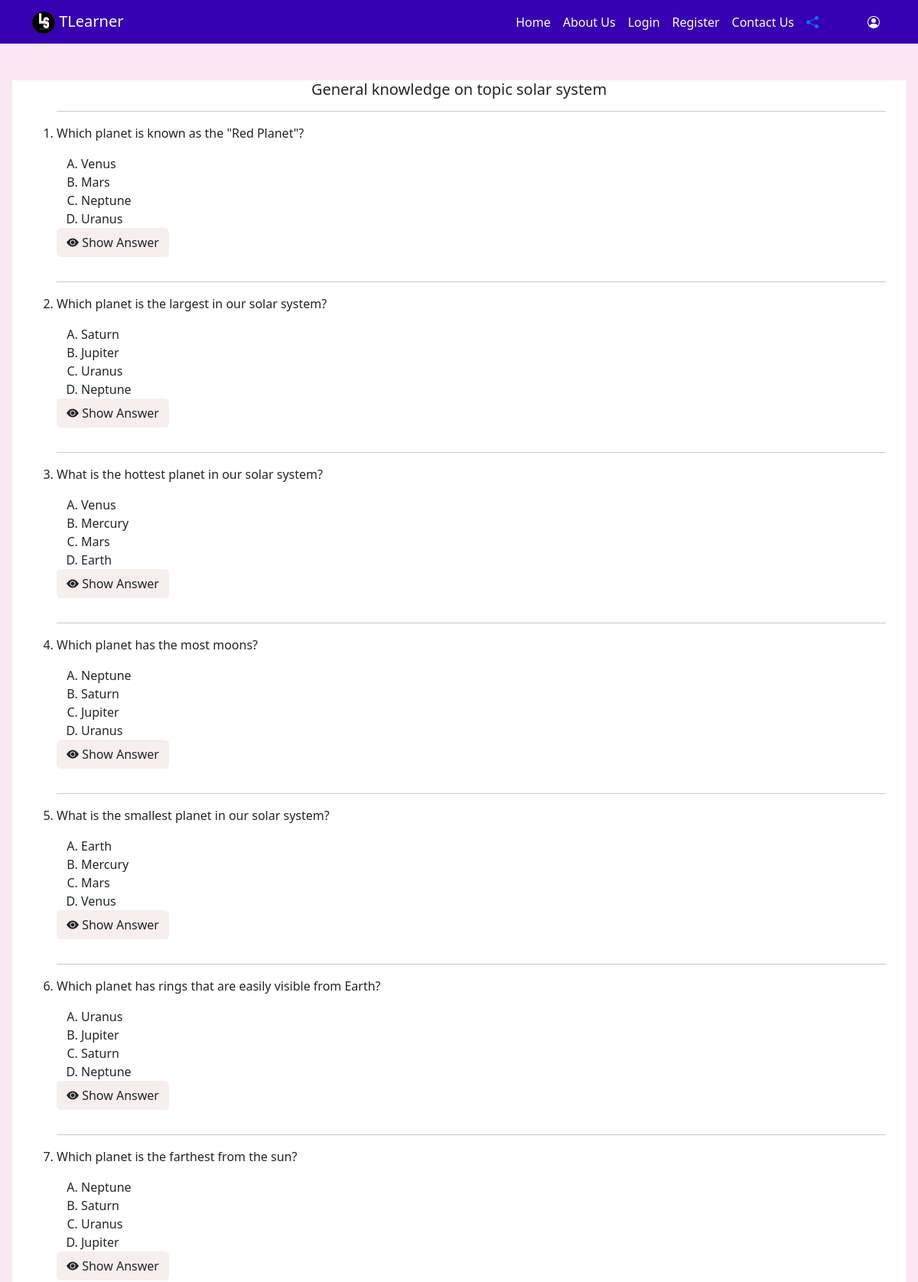
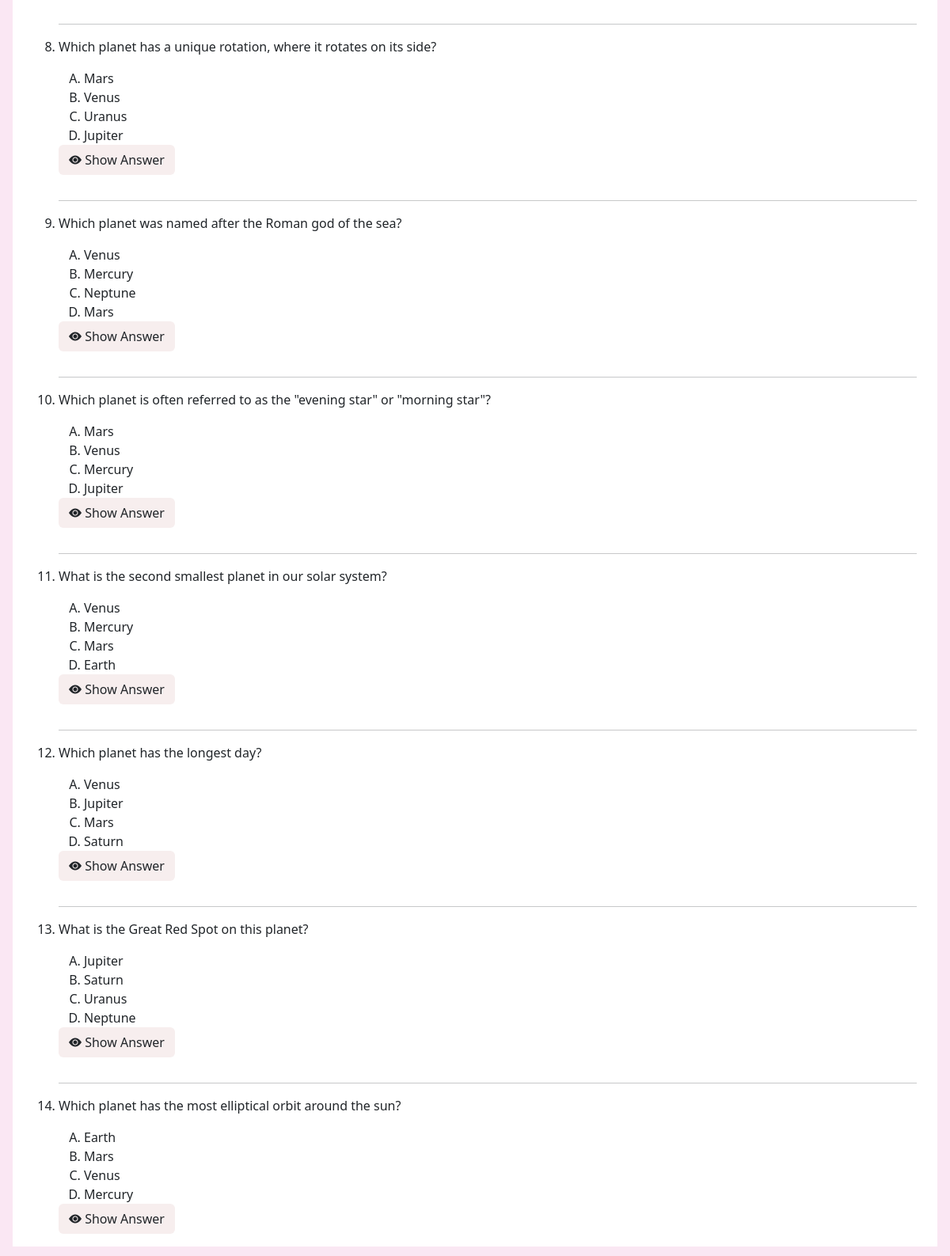
The page /gk.php?id=solar system on the database its author committed (2 pictures, top to bottom).
### tables this page shows
CREATE TABLE `gk_test` (
  `id` int(30) NOT NULL,
  `topic_name` varchar(50) NOT NULL,
  `gk_question` varchar(100) NOT NULL,
  `gk_option1` varchar(100) NOT NULL,
  `gk_option2` varchar(100) NOT NULL,
  `gk_option3` varchar(100) NOT NULL,
  `gk_option4` varchar(100) NOT NULL,
  `gk_answer` varchar(100) NOT NULL,
  `gk_explanation` varchar(200) NOT NULL
);

### gk.php (the view, shortened to what this page needs)
<!DOCTYPE html>
<html lang="en">
<head>
  <link href="https://cdn.jsdelivr.net/npm/bootstrap@5.2.1/dist/css/bootstrap.min.css" rel="stylesheet"
 />
  <link rel="stylesheet" href="https://cdn.jsdelivr.net/npm/bootstrap-icons@1.11.1/font/bootstrap-icons.css" />
  <link rel="stylesheet" href="style.css">
</head>
<body>
  <header>
   <?php
        include('header.php');
        ?>
  </header>
  <main>
    <div class="m-1 m-lg-3" style="background-color:white">
      <?php
        $topic=$_GET["id"];
        include('config.php');
        $sql="SELECT * FROM `gk_test` WHERE `topic_name`='$topic';";
        $result=mysqli_query($conn,$sql);
        $rows=mysqli_fetch_assoc($result);
        echo "<h1 class='h5 text-center mt-2'>General knowledge on topic {$rows['topic_name']}</h1>";
        if (mysqli_num_rows($result)>0) {
         echo "<div class='container mt-2'>";
         echo "<ol type='1'>";
          while ($rows=mysqli_fetch_assoc($result)) {
            echo "
            <hr />";
            echo "<li><p>{$rows['gk_question']}</p></li>";
            echo "<ol type='A'>
            <li>{$rows['gk_option1']}</li>
            <li>{$rows['gk_option2']}</li>
            <li>{$rows['gk_option3']}</li>
            <li>{$rows['gk_option4']}</li>
          </ol>";
          echo " <p class='d-inline-flex gap-1'>
          <button class='btn' style='background-color: #f7eeee' type='button' data-bs-toggle='collapse'
            data-bs-target='#collapseExample{$rows['id']}' aria-expanded='false' aria-controls='collapseExample'>
            <i class='bi bi-eye-fill'></i> Show Answer
          </button>
        </p>";
          }
          echo "</ol></div>";
        }
        ?>
    </div>
  </main>
</body>
</html>

### style.css (style rules this page uses)
body { background-color: #FAE7F3; }

### rows shown on the page
gk_test: topic_name "solar system"
gk_test: gk_question "Which planet is known as the \"Red Planet\"?", gk_option1 "Venus", gk_option2 "Mars", gk_option3 "Neptune", gk_option4 "Uranus"
gk_test: gk_question "Which planet is the largest in our solar system?", gk_option1 "Saturn", gk_option2 "Jupiter", gk_option3 "Uranus", gk_option4 "Neptune"
gk_test: gk_question "What is the hottest planet in our solar system?", gk_option1 "Venus", gk_option2 "Mercury", gk_option3 "Mars", gk_option4 "Earth"
gk_test: gk_question "Which planet has the most moons?", gk_option1 "Neptune", gk_option2 "Saturn", gk_option3 "Jupiter", gk_option4 "Uranus"
gk_test: gk_question "What is the smallest planet in our solar system?", gk_option1 "Earth", gk_option2 "Mercury", gk_option3 "Mars", gk_option4 "Venus"
gk_test: gk_question "Which planet has rings that are easily visible from Earth?", gk_option1 "Uranus", gk_option2 "Jupiter", gk_option3 "Saturn", gk_option4 "Neptune"
gk_test: gk_question "Which planet is the farthest from the sun?", gk_option1 "Neptune", gk_option2 "Saturn", gk_option3 "Uranus", gk_option4 "Jupiter"
gk_test: gk_question "Which planet has a unique rotation, where it rotates on its side?", gk_option1 "Mars", gk_option2 "Venus", gk_option3 "Uranus", gk_option4 "Jupiter"
gk_test: gk_question "Which planet was named after the Roman god of the sea?", gk_option1 "Venus", gk_option2 "Mercury", gk_option3 "Neptune", gk_option4 "Mars"
gk_test: gk_question "Which planet is often referred to as the \"evening star\" or \"morning star\"?", gk_option1 "Mars", gk_option2 "Venus", gk_option3 "Mercury", gk_option4 "Jupiter"
gk_test: gk_question "What is the second smallest planet in our solar system?", gk_option1 "Venus", gk_option2 "Mercury", gk_option3 "Mars", gk_option4 "Earth"
gk_test: gk_question "Which planet has the longest day?", gk_option1 "Venus", gk_option2 "Jupiter", gk_option3 "Mars", gk_option4 "Saturn"
gk_test: gk_question "What is the Great Red Spot on this planet?", gk_option1 "Jupiter", gk_option2 "Saturn", gk_option3 "Uranus", gk_option4 "Neptune"
gk_test: gk_question "Which planet has the most elliptical orbit around the sun?", gk_option1 "Earth", gk_option2 "Mars", gk_option3 "Venus", gk_option4 "Mercury"
